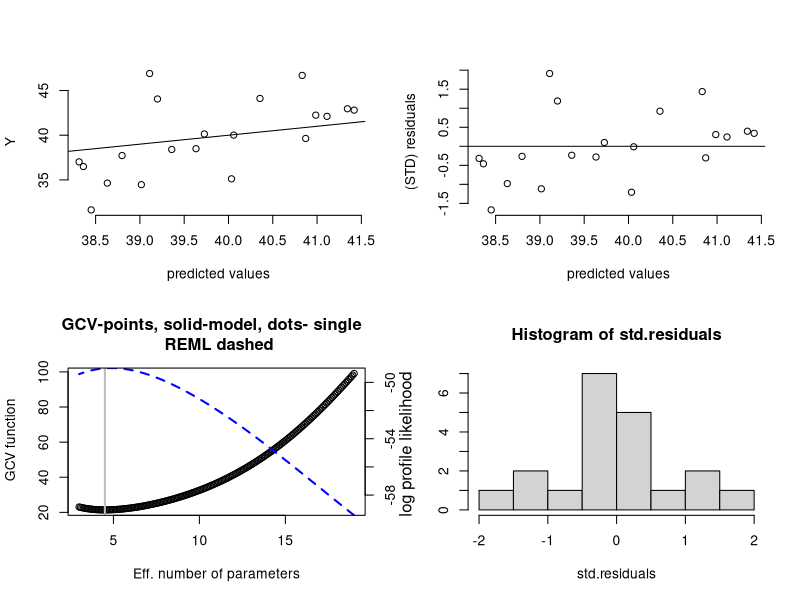
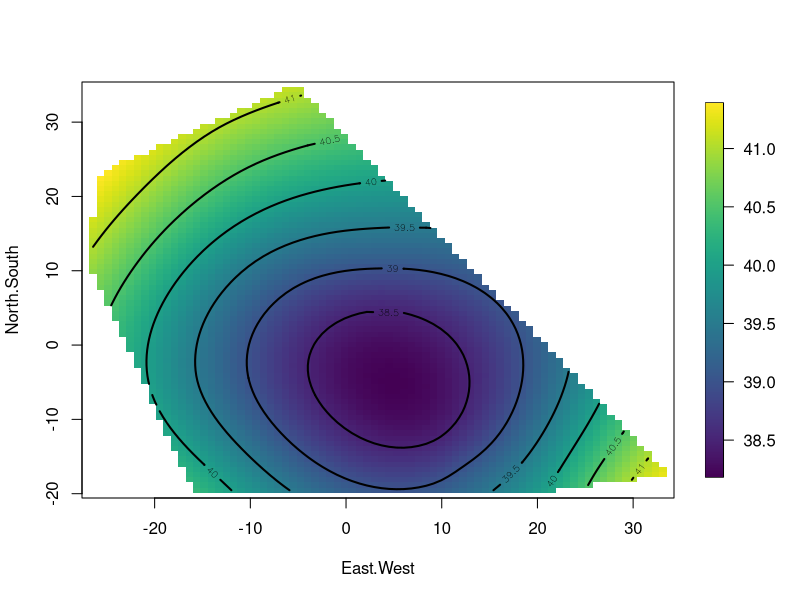
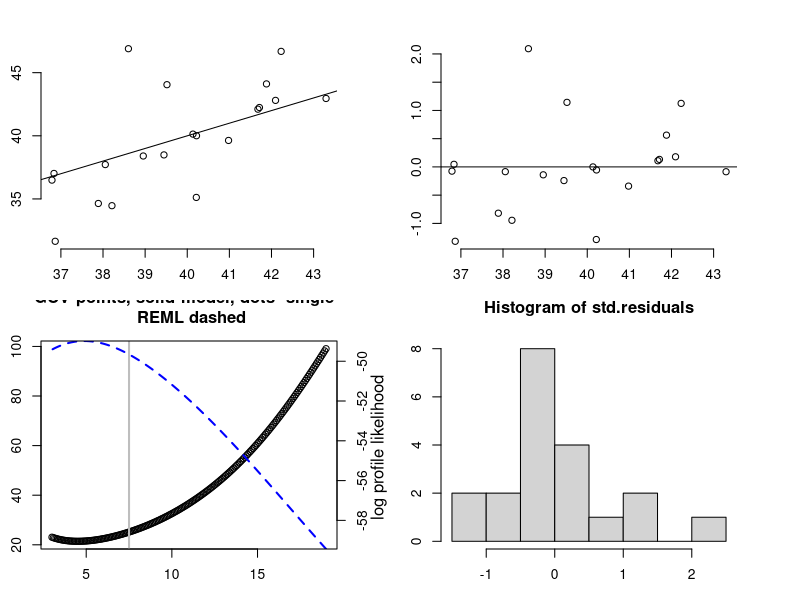
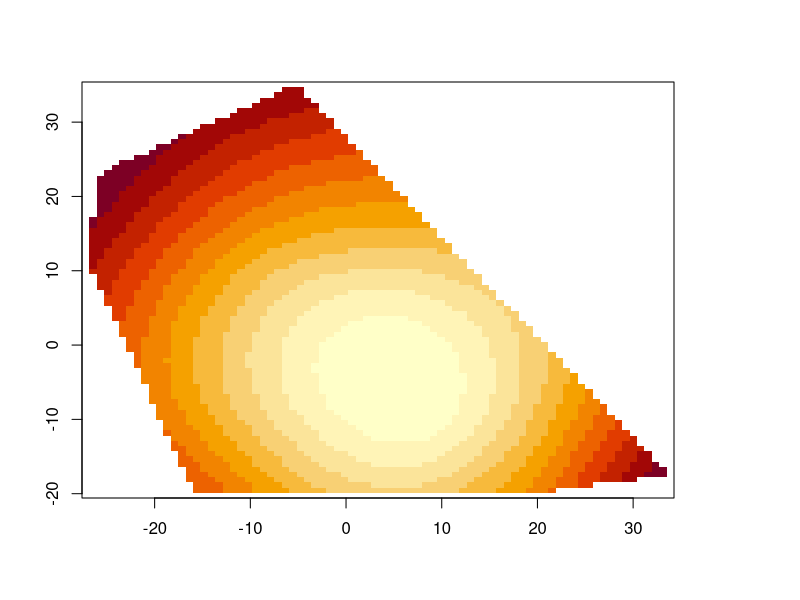
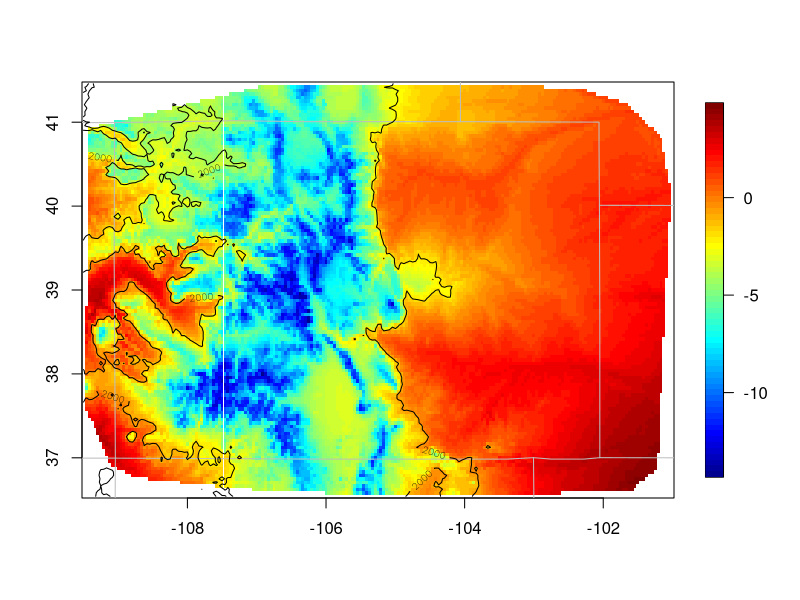
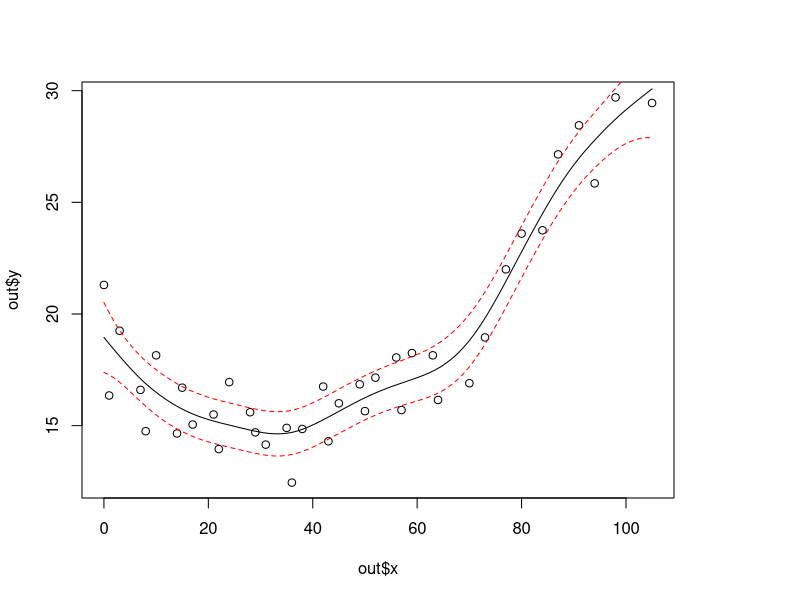
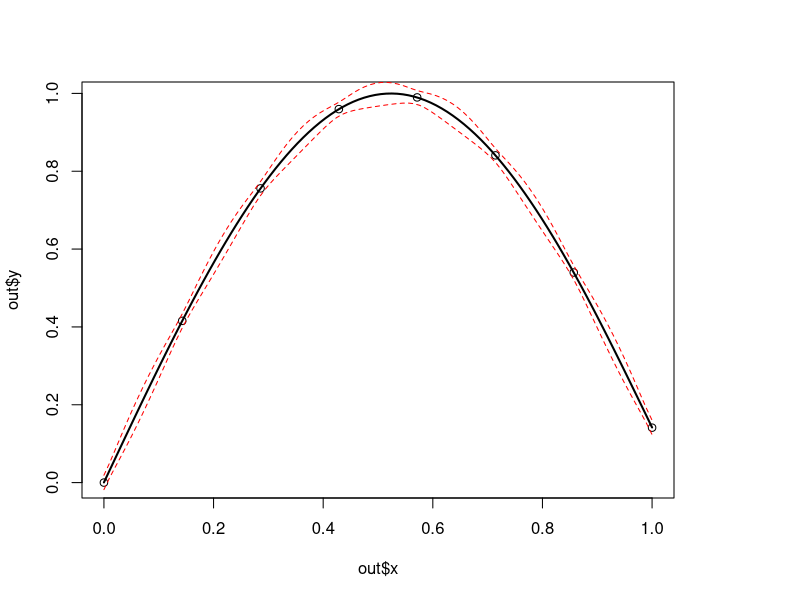
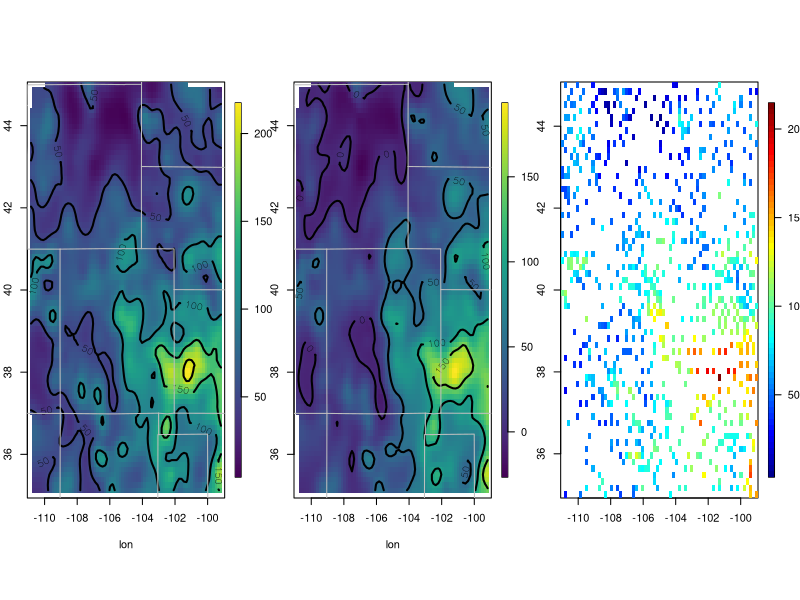

Write the R code that produced these figures, in order.
## ---- chunk 1
knitr::opts_chunk$set(
  collapse = TRUE,
  comment = "#>", 
  fig.width = 7, 
  fig.height = 5
)
## ---- chunk 2
library(fields)
## ---- chunk 3
# 2-d example
fit <- Tps(ChicagoO3$x, ChicagoO3$y) # fits a surface to ozone measurements.

set.panel(2, 2)
plot(fit) # four diagnostic plots of  fit and residuals.
set.panel()

# summary of fit and estiamtes of lambda the smoothing parameter
summary(fit)
surface(fit) # Quick image/contour plot of GCV surface.
## ---- chunk 4
# NOTE: the predict function is quite flexible:
look <- predict(fit, lambda = 2.0)
#  evaluates the estimate at lambda =2.0  _not_ the GCV estimate
#  it does so very efficiently from the Krig fit object.

look <- predict(fit, df = 7.5)
#  evaluates the estimate at the lambda values such that
#  the effective degrees of freedom is 7.5
## ---- chunk 5
# Note that the GCV function is still computed and minimized
# but the lambda values used correpsonds to 7.5 df.
fit1 <- Tps(ChicagoO3$x, ChicagoO3$y, df = 7.5)

set.panel(2, 2)
plot(fit1) # four diagnostic plots of  fit and residuals.
# GCV function (lower left) has vertical line at 7.5 df.
set.panel()

# The basic matrix decompositions are the same for
# both fit and fit1 objects.

# predict( fit1) is the same as predict( fit, df=7.5)
# predict( fit1, lambda= fit$lambda) is the same as predict(fit)
# predict onto a grid that matches the ranges of the data.
out.p <- predictSurface(fit)
image(out.p)

# the surface function (e.g. surface( fit)) essentially combines
# the two steps above

# predict at different effective number of parameters
out.p <- predictSurface(fit, df = 10)
## ---- chunk 6
## Not run:
# predicting on a grid along with a covariate
data(COmonthlyMet)
# predicting average daily minimum temps for spring in Colorado
# NOTE to create an  4km  elevation grid:
# data(PRISMelevation); CO.elev1 <- crop.image(PRISMelevation, CO.loc )
# then use same grid for the predictions: CO.Grid1<- CO.elev1[c("x","y")]
obj <- Tps(CO.loc, CO.tmin.MAM.climate, Z = CO.elev)
out.p <- predictSurface(obj,
  CO.Grid,
  ZGrid = CO.elevGrid
)
imagePlot(out.p)
US(add = TRUE, col = "grey")
contour(CO.elevGrid, add = TRUE, levels = c(2000), col = "black")

## End(Not run)
## Not run:
# A 1-d example  with confidence intervals
out <- Tps(rat.diet$t, rat.diet$trt) # lambda found by GCV
out
plot(out$x, out$y)
xgrid <- seq(min(out$x), max(out$x), , 100)
fhat <- predict(out, xgrid)
lines(xgrid, fhat, )
SE <- predictSE(out, xgrid)
lines(xgrid, fhat + 1.96 * SE, col = "red", lty = 2)
lines(xgrid, fhat - 1.96 * SE, col = "red", lty = 2)

#
# compare to the ( much faster) B spline algorithm
#  sreg(rat.diet$t, rat.diet$trt)

# Here is a 1-d example with 95 percent  CIs  where sreg would not
# work:
#  sreg would give the right estimate here but not the right CI's
x <- seq(0, 1, , 8)
y <- sin(3 * x)
out <- Tps(x, y) # lambda found by GCV
plot(out$x, out$y)
xgrid <- seq(min(out$x), max(out$x), , 100)
fhat <- predict(out, xgrid)
lines(xgrid, fhat, lwd = 2)
SE <- predictSE(out, xgrid)
lines(xgrid, fhat + 1.96 * SE, col = "red", lty = 2)
lines(xgrid, fhat - 1.96 * SE, col = "red", lty = 2)

## End(Not run)

# More involved example adding a covariate to the fixed part of model
## Not run:
set.panel(1, 3)
# without elevation covariate
out0 <- Tps(RMprecip$x, RMprecip$y)
surface(out0)
US(add = TRUE, col = "grey")

# with elevation covariate
out <- Tps(RMprecip$x, RMprecip$y, Z = RMprecip$elev)

# NOTE: out$d[4] is the estimated elevation coefficient
# it is easy to get the smooth surface separate from the elevation.
out.p <- predictSurface(out, drop.Z = TRUE)
surface(out.p)
US(add = TRUE, col = "grey")

# and if the estimate is of high resolution and you get by with
# a simple discretizing -- does not work in this case!
quilt.plot(out$x, out$fitted.values)

## ---- chunk 7
# the exact way to do this is evaluate the estimate
# on a grid where you also have elevations
# An elevation DEM from the PRISM climate data product (4km resolution)
data(RMelevation)
grid.list <- list(x = RMelevation$x, y = RMelevation$y)
fit.full <- predictSurface(out, grid.list, ZGrid = RMelevation)

# this is the linear fixed part of the second spatial model:
# lon,lat and elevation
fit.fixed <- predictSurface(out, grid.list,
  just.fixed = TRUE,
  ZGrid = RMelevation
)

# This is the smooth part but also with the linear lon lat terms.
fit.smooth <- predictSurface(out, grid.list, drop.Z = TRUE)

#
set.panel(3, 1)

fit0 <- predictSurface(out0, grid.list)
image.plot(fit0)
title(" first spatial model (w/o elevation)")
image.plot(fit.fixed)
title(" fixed part of second model (lon,lat,elev linear model)")
US(add = TRUE)
image.plot(fit.full)
title("full prediction second model")
set.panel()

## End(Not run)

## ---- chunk 8
# m=2   p= 2m-d= 2
#
# Note: aRange = 3 degrees is a very generous taper range.
# Use some trial aRange value with rdist.nearest to determine a
# a useful taper. Some empirical studies suggest that in the
# interpolation case in 2 d the taper should be large enough to
# about 20 non zero nearest neighbors for every location.
out2 <- fastTps(RMprecip$x, RMprecip$y,
  m = 2, aRange = 3.0,
  profileLambda = FALSE
)

# note that fastTps produces a object of classes spatialProcess and mKrig
# so one can use all the
# the overloaded functions that are defined for these classes.
# predict, predictSE, plot, sim.spatialProcess
# summary of what happened note estimate of effective degrees of
# freedom
# profiling on lambda has been turned off to make this run quickly
# but it is suggested that one examines the the profile likelihood over lambda
print(out2)

## Not run:
set.panel(1, 2)
surface(out2)
## ---- chunk 9
# now use great circle distance for this smooth
# Here "aRange" for the taper support is the great circle distance in degrees latitude.
# Typically for data analysis it more convenient to think in degrees. A degree of
# latitude is about 68 miles (111 km).
fastTps(RMprecip$x, RMprecip$y, m = 2, lon.lat = TRUE, aRange = 210) -> out3
print(out3) # note the effective degrees of freedom is different.
surface(out3)

set.panel()
## End(Not run)
## ---- chunk 10
## Not run:
# simulation reusing Tps/Krig object
fit <- Tps(rat.diet$t, rat.diet$trt)
true <- fit$fitted.values
N <- length(fit$y)
temp <- matrix(NA, ncol = 50, nrow = N)
tau <- fit$tauHat.GCV
for (k in 1:50) {
  ysim <- true + tau * rnorm(N)
  temp[, k] <- predict(fit, y = ysim)
}
matplot(fit$x, temp, type = "l")
## End(Not run)
## ---- chunk 11
fit <- Tps(BD[, 1:4], BD$lnya, scale.type = "range")
# plots fitted surface and contours
# default is to hold 3rd and 4th fixed at median values
surface(fit)
